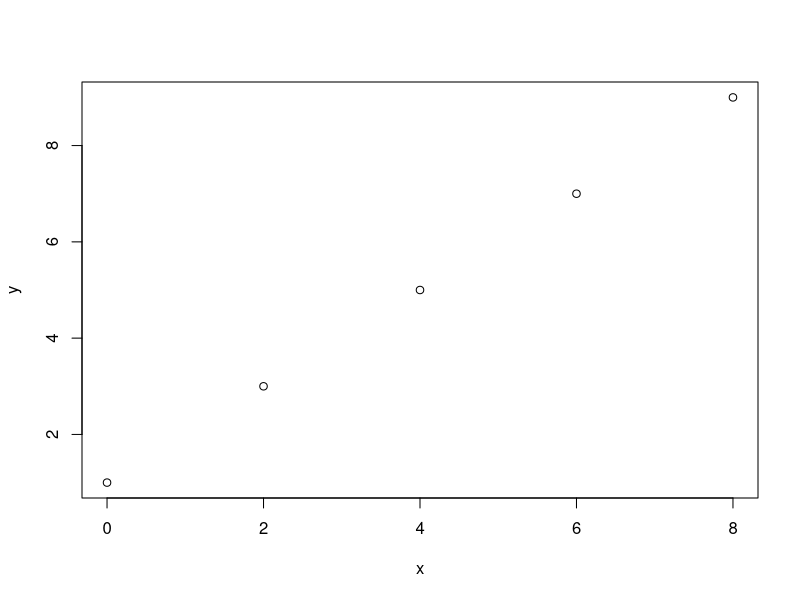

This figure's R source:
## ---- chunk 1
x=c(0, 2, 4, 6, 8)
y=c(1, 3, 5, 7, 9)

plot(x, y)
